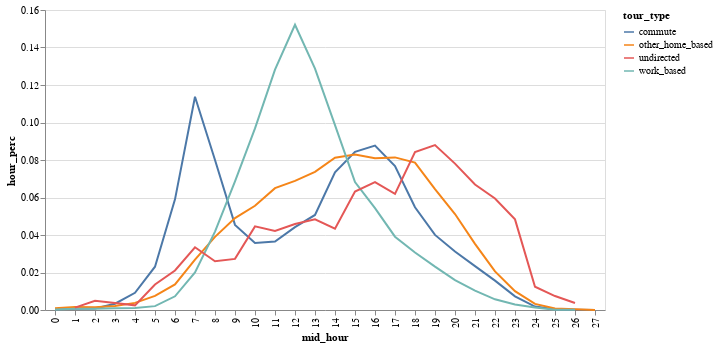

Write notebook code for a chart like this one.
### Code cell
# hourly departures by tour type
replica_departures = replica_trips.groupby(['start_hour','tour_type']).size().reset_index(name='count')
replica_departures['hour_perc'] = replica_departures['count'] / replica_departures.groupby(['tour_type'])['count'].transform('sum')

ext_chart = alt.Chart(replica_departures).mark_line(point=False, color='#006FA1').encode(
    x='start_hour:O',
    y='hour_perc:Q',
    color='tour_type:N',
    tooltip=['start_hour', 'hour_perc']
)

ext_chart

### Figure 1 — Vega-Lite specification as saved in the notebook (floating-point values rounded to 4 significant figures)
{"config": {"view": {"continuousWidth": 300, "continuousHeight": 300}}, "data": {"name": "data-1f7c5378a656575855829f430acc29a1"}, "mark": {"type": "line", "color": "#006FA1", "point": false}, "encoding": {"color": {"field": "tour_type", "type": "nominal"}, "tooltip": [{"field": "mid_hour", "type": "quantitative"}, {"field": "hour_perc", "type": "quantitative"}], "x": {"field": "mid_hour", "type": "ordinal"}, "y": {"field": "hour_perc", "type": "quantitative"}}, "$schema": "https://vega.github.io/schema/vega-lite/v5.20.1.json", "datasets": {"data-1f7c5378a656575855829f430acc29a1": [{"mid_hour": 0.0, "tour_type": "commute", "count": 62, "hour_perc": 0.0004403}, {"mid_hour": 0.0, "tour_type": "other_home_based", "count": 186, "hour_perc": 0.0009497}, {"mid_hour": 0.0, "tour_type": "work_based", "count": 4, "hour_perc": 0.0002655}, {"mid_hour": 1.0, "tour_type": "commute", "count": 97, "hour_perc": 0.0006888}, {"mid_hour": 1.0, "tour_type": "other_home_based", "count": 308, "hour_perc": 0.001573}, {"mid_hour": 1.0, "tour_type": "undirected", "count": 1, "hour_perc": 0.001239}, {"mid_hour": 1.0, "tour_type": "work_based", "count": 10, "hour_perc": 0.0006637}, {"mid_hour": 2.0, "tour_type": "commute", "count": 109, "hour_perc": 0.0007741}, {"mid_hour": 2.0, "tour_type": "other_home_based", "count": 294, "hour_perc": 0.001501}, {"mid_hour": 2.0, "tour_type": "undirected", "count": 4, "hour_perc": 0.004957}, {"mid_hour": 2.0, "tour_type": "work_based", "count": 11, "hour_perc": 0.0007301}, {"mid_hour": 3.0, "tour_type": "commute", "count": 472, "hour_perc": 0.003352}, {"mid_hour": 3.0, "tour_type": "other_home_based", "count": 414, "hour_perc": 0.002114}, {"mid_hour": 3.0, "tour_type": "undirected", "count": 3, "hour_perc": 0.003717}, {"mid_hour": 3.0, "tour_type": "work_based", "count": 14, "hour_perc": 0.0009292}, {"mid_hour": 4.0, "tour_type": "commute", "count": 1293, "hour_perc": 0.009182}, {"mid_hour": 4.0, "tour_type": "other_home_based", "count": 742, "hour_perc": 0.003788}, {"mid_hour": 4.0, "tour_type": "undirected", "count": 2, "hour_perc": 0.002478}, {"mid_hour": 4.0, "tour_type": "work_based", "count": 16, "hour_perc": 0.001062}, {"mid_hour": 5.0, "tour_type": "commute", "count": 3253, "hour_perc": 0.0231}, {"mid_hour": 5.0, "tour_type": "other_home_based", "count": 1468, "hour_perc": 0.007495}, {"mid_hour": 5.0, "tour_type": "undirected", "count": 11, "hour_perc": 0.01363}, {"mid_hour": 5.0, "tour_type": "work_based", "count": 31, "hour_perc": 0.002058}, {"mid_hour": 6.0, "tour_type": "commute", "count": 8311, "hour_perc": 0.05902}, {"mid_hour": 6.0, "tour_type": "other_home_based", "count": 2669, "hour_perc": 0.01363}, {"mid_hour": 6.0, "tour_type": "undirected", "count": 17, "hour_perc": 0.02107}, {"mid_hour": 6.0, "tour_type": "work_based", "count": 110, "hour_perc": 0.007301}, {"mid_hour": 7.0, "tour_type": "commute", "count": 16018, "hour_perc": 0.1138}, {"mid_hour": 7.0, "tour_type": "other_home_based", "count": 5264, "hour_perc": 0.02688}, {"mid_hour": 7.0, "tour_type": "undirected", "count": 27, "hour_perc": 0.03346}, {"mid_hour": 7.0, "tour_type": "work_based", "count": 302, "hour_perc": 0.02005}, {"mid_hour": 8.0, "tour_type": "commute", "count": 11262, "hour_perc": 0.07998}, {"mid_hour": 8.0, "tour_type": "other_home_based", "count": 7642, "hour_perc": 0.03902}, {"mid_hour": 8.0, "tour_type": "undirected", "count": 21, "hour_perc": 0.02602}, {"mid_hour": 8.0, "tour_type": "work_based", "count": 630, "hour_perc": 0.04182}, {"mid_hour": 9.0, "tour_type": "commute", "count": 6393, "hour_perc": 0.0454}, {"mid_hour": 9.0, "tour_type": "other_home_based", "count": 9603, "hour_perc": 0.04903}, {"mid_hour": 9.0, "tour_type": "undirected", "count": 22, "hour_perc": 0.02726}, {"mid_hour": 9.0, "tour_type": "work_based", "count": 1033, "hour_perc": 0.06856}, {"mid_hour": 10.0, "tour_type": "commute", "count": 5040, "hour_perc": 0.03579}, {"mid_hour": 10.0, "tour_type": "other_home_based", "count": 10884, "hour_perc": 0.05557}, {"mid_hour": 10.0, "tour_type": "undirected", "count": 36, "hour_perc": 0.04461}, {"mid_hour": 10.0, "tour_type": "work_based", "count": 1459, "hour_perc": 0.09684}, {"mid_hour": 11.0, "tour_type": "commute", "count": 5138, "hour_perc": 0.03649}, {"mid_hour": 11.0, "tour_type": "other_home_based", "count": 12726, "hour_perc": 0.06498}, {"mid_hour": 11.0, "tour_type": "undirected", "count": 34, "hour_perc": 0.04213}, {"mid_hour": 11.0, "tour_type": "work_based", "count": 1931, "hour_perc": 0.1282}, {"mid_hour": 12.0, "tour_type": "commute", "count": 6224, "hour_perc": 0.0442}, {"mid_hour": 12.0, "tour_type": "other_home_based", "count": 13481, "hour_perc": 0.06883}, {"mid_hour": 12.0, "tour_type": "undirected", "count": 37, "hour_perc": 0.04585}, {"mid_hour": 12.0, "tour_type": "work_based", "count": 2292, "hour_perc": 0.1521}, {"mid_hour": 13.0, "tour_type": "commute", "count": 7140, "hour_perc": 0.0507}, {"mid_hour": 13.0, "tour_type": "other_home_based", "count": 14429, "hour_perc": 0.07367}, {"mid_hour": 13.0, "tour_type": "undirected", "count": 39, "hour_perc": 0.04833}, {"mid_hour": 13.0, "tour_type": "work_based", "count": 1939, "hour_perc": 0.1287}, {"mid_hour": 14.0, "tour_type": "commute", "count": 10336, "hour_perc": 0.0734}, {"mid_hour": 14.0, "tour_type": "other_home_based", "count": 15904, "hour_perc": 0.0812}, {"mid_hour": 14.0, "tour_type": "undirected", "count": 35, "hour_perc": 0.04337}, {"mid_hour": 14.0, "tour_type": "work_based", "count": 1485, "hour_perc": 0.09857}, {"mid_hour": 15.0, "tour_type": "commute", "count": 11880, "hour_perc": 0.08437}, {"mid_hour": 15.0, "tour_type": "other_home_based", "count": 16231, "hour_perc": 0.08287}, {"mid_hour": 15.0, "tour_type": "undirected", "count": 51, "hour_perc": 0.0632}, {"mid_hour": 15.0, "tour_type": "work_based", "count": 1028, "hour_perc": 0.06823}, {"mid_hour": 16.0, "tour_type": "commute", "count": 12352, "hour_perc": 0.08772}, {"mid_hour": 16.0, "tour_type": "other_home_based", "count": 15849, "hour_perc": 0.08092}, {"mid_hour": 16.0, "tour_type": "undirected", "count": 55, "hour_perc": 0.06815}, {"mid_hour": 16.0, "tour_type": "work_based", "count": 819, "hour_perc": 0.05436}, {"mid_hour": 17.0, "tour_type": "commute", "count": 10815, "hour_perc": 0.0768}, {"mid_hour": 17.0, "tour_type": "other_home_based", "count": 15942, "hour_perc": 0.0814}, {"mid_hour": 17.0, "tour_type": "undirected", "count": 50, "hour_perc": 0.06196}, {"mid_hour": 17.0, "tour_type": "work_based", "count": 589, "hour_perc": 0.03909}, {"mid_hour": 18.0, "tour_type": "commute", "count": 7714, "hour_perc": 0.05478}, {"mid_hour": 18.0, "tour_type": "other_home_based", "count": 15393, "hour_perc": 0.07859}, {"mid_hour": 18.0, "tour_type": "undirected", "count": 68, "hour_perc": 0.08426}, {"mid_hour": 18.0, "tour_type": "work_based", "count": 462, "hour_perc": 0.03067}, {"mid_hour": 19.0, "tour_type": "commute", "count": 5639, "hour_perc": 0.04005}, {"mid_hour": 19.0, "tour_type": "other_home_based", "count": 12617, "hour_perc": 0.06442}, {"mid_hour": 19.0, "tour_type": "undirected", "count": 71, "hour_perc": 0.08798}, {"mid_hour": 19.0, "tour_type": "work_based", "count": 348, "hour_perc": 0.0231}, {"mid_hour": 20.0, "tour_type": "commute", "count": 4392, "hour_perc": 0.03119}, {"mid_hour": 20.0, "tour_type": "other_home_based", "count": 10027, "hour_perc": 0.0512}, {"mid_hour": 20.0, "tour_type": "undirected", "count": 63, "hour_perc": 0.07807}, {"mid_hour": 20.0, "tour_type": "work_based", "count": 240, "hour_perc": 0.01593}, {"mid_hour": 21.0, "tour_type": "commute", "count": 3292, "hour_perc": 0.02338}, {"mid_hour": 21.0, "tour_type": "other_home_based", "count": 6914, "hour_perc": 0.0353}, {"mid_hour": 21.0, "tour_type": "undirected", "count": 54, "hour_perc": 0.06691}, {"mid_hour": 21.0, "tour_type": "work_based", "count": 156, "hour_perc": 0.01035}, {"mid_hour": 22.0, "tour_type": "commute", "count": 2208, "hour_perc": 0.01568}, {"mid_hour": 22.0, "tour_type": "other_home_based", "count": 4029, "hour_perc": 0.02057}, {"mid_hour": 22.0, "tour_type": "undirected", "count": 48, "hour_perc": 0.05948}, {"mid_hour": 22.0, "tour_type": "work_based", "count": 86, "hour_perc": 0.005708}, {"mid_hour": 23.0, "tour_type": "commute", "count": 1029, "hour_perc": 0.007307}, {"mid_hour": 23.0, "tour_type": "other_home_based", "count": 1962, "hour_perc": 0.01002}, {"mid_hour": 23.0, "tour_type": "undirected", "count": 39, "hour_perc": 0.04833}, {"mid_hour": 23.0, "tour_type": "work_based", "count": 45, "hour_perc": 0.002987}, {"mid_hour": 24.0, "tour_type": "commute", "count": 257, "hour_perc": 0.001825}, {"mid_hour": 24.0, "tour_type": "other_home_based", "count": 634, "hour_perc": 0.003237}, {"mid_hour": 24.0, "tour_type": "undirected", "count": 10, "hour_perc": 0.01239}, {"mid_hour": 24.0, "tour_type": "work_based", "count": 20, "hour_perc": 0.001327}, {"mid_hour": 25.0, "tour_type": "commute", "count": 62, "hour_perc": 0.0004403}, {"mid_hour": 25.0, "tour_type": "other_home_based", "count": 161, "hour_perc": 0.000822}, {"mid_hour": 25.0, "tour_type": "undirected", "count": 6, "hour_perc": 0.007435}, {"mid_hour": 25.0, "tour_type": "work_based", "count": 3, "hour_perc": 0.0001991}, {"mid_hour": 26.0, "tour_type": "commute", "count": 24, "hour_perc": 0.0001704}, {"mid_hour": 26.0, "tour_type": "other_home_based", "count": 75, "hour_perc": 0.0003829}, {"mid_hour": 26.0, "tour_type": "undirected", "count": 3, "hour_perc": 0.003717}, {"mid_hour": 26.0, "tour_type": "work_based", "count": 3, "hour_perc": 0.0001991}, {"mid_hour": 27.0, "tour_type": "commute", "count": 4, "hour_perc": 2.841e-05}, {"mid_hour": 27.0, "tour_type": "other_home_based", "count": 8, "hour_perc": 4.085e-05}]}}
